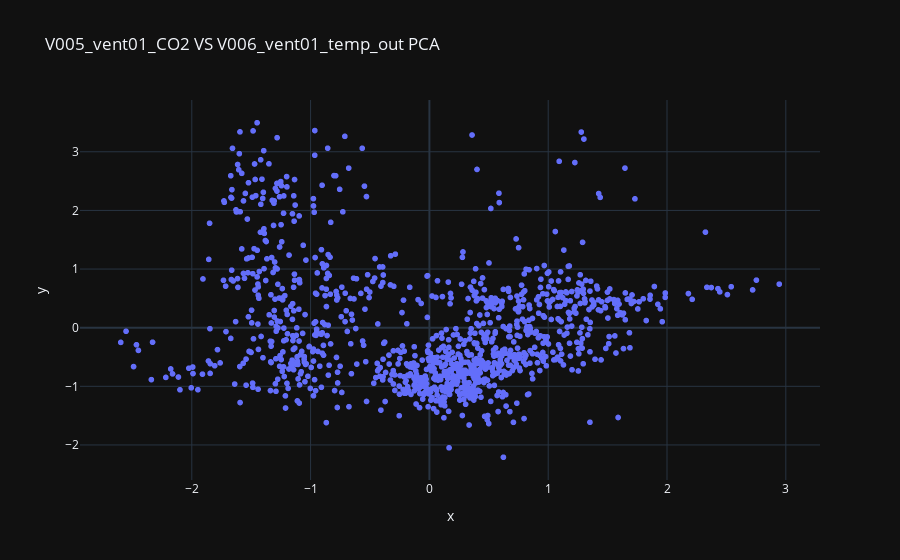
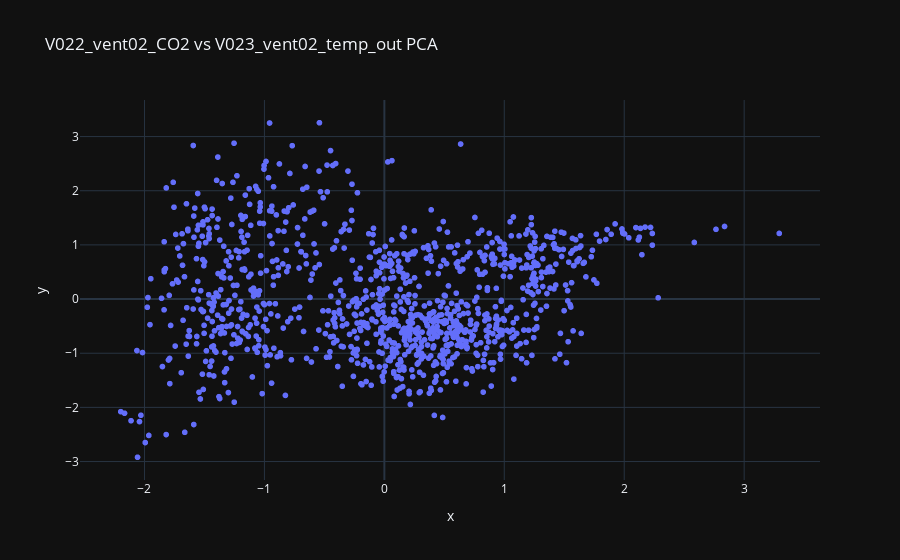

Notebook code for these charts, in order:
### Code cell
import plotly.express as px

fig = px.scatter(x=ed1_scaled[:, 0], y=ed1_scaled[:, 1], title=f'V005_vent01_CO2 VS V006_vent01_temp_out PCA')
fig.show()



fig = px.scatter(x=ed2_scaled[:, 0], y=ed2_scaled[:, 1], title=f'V022_vent02_CO2 vs V023_vent02_temp_out PCA')
fig.show()

### Figure 1 — Plotly figure (JSON) as saved in the notebook; plotly's stock layout.template omitted (floating-point values rounded to 4 significant figures; data arrays with more than 128 entries replaced by an {"elided": "..."} marker saying what was removed)
{"data": [{"hovertemplate": "x=%{x}<br>y=%{y}<extra></extra>", "legendgroup": "", "marker": {"color": "#636efa", "symbol": "circle"}, "mode": "markers", "name": "", "showlegend": false, "x": {"elided": "1081 float values"}, "xaxis": "x", "y": {"elided": "1081 float values"}, "yaxis": "y", "type": "scattergl"}], "layout": {"xaxis": {"anchor": "y", "domain": [0.0, 1.0], "title": {"text": "x"}}, "yaxis": {"anchor": "x", "domain": [0.0, 1.0], "title": {"text": "y"}}, "legend": {"tracegroupgap": 0}, "title": {"text": "V005_vent01_CO2 VS V006_vent01_temp_out PCA"}}}

### Figure 2 — Plotly figure (JSON) as saved in the notebook; plotly's stock layout.template omitted (floating-point values rounded to 4 significant figures; data arrays with more than 128 entries replaced by an {"elided": "..."} marker saying what was removed)
{"data": [{"hovertemplate": "x=%{x}<br>y=%{y}<extra></extra>", "legendgroup": "", "marker": {"color": "#636efa", "symbol": "circle"}, "mode": "markers", "name": "", "showlegend": false, "x": {"elided": "1081 float values"}, "xaxis": "x", "y": {"elided": "1081 float values"}, "yaxis": "y", "type": "scattergl"}], "layout": {"xaxis": {"anchor": "y", "domain": [0.0, 1.0], "title": {"text": "x"}}, "yaxis": {"anchor": "x", "domain": [0.0, 1.0], "title": {"text": "y"}}, "legend": {"tracegroupgap": 0}, "title": {"text": "V022_vent02_CO2 vs V023_vent02_temp_out PCA"}}}
